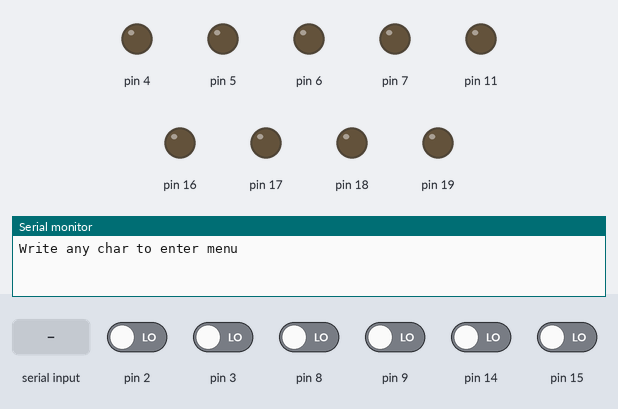
Bench run of a sketch on a simulated Arduino Uno, built with avr-gcc and run on an emulated ATmega328P. Shown: output pins drawn as LEDs (lit = HIGH), the last lines printed to the serial monitor. Inputs (shaded band) come from the test bench; at power-on: pin 2, pin 3, pin 8, pin 9, pin 14, pin 15 LOW.

Above: at 1.2 s.
1.3 s: pin 2 driven HIGH
At 2.3 s:
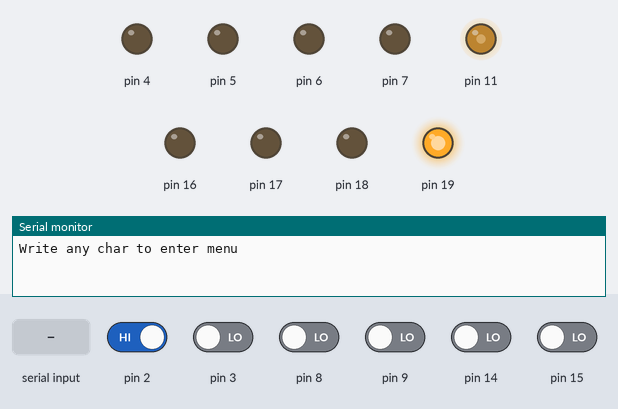
3.4 s: pin 14 driven HIGH
At 5.2 s:
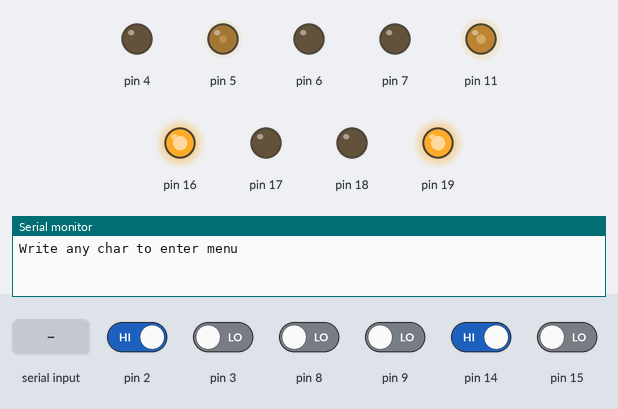
5.5 s: "1\n" received over Serial
At 5.8 s:
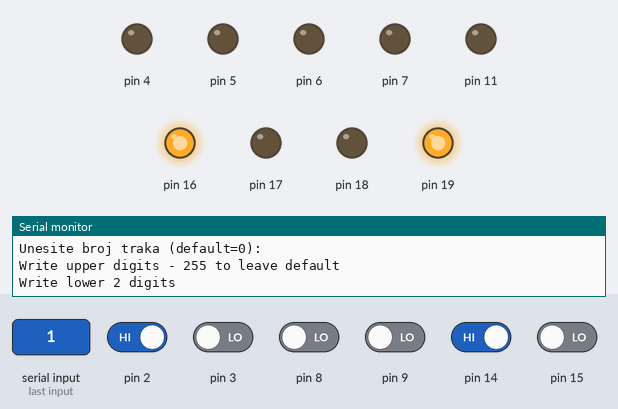
7.0 s: "0\n" received over Serial
At 8.2 s:
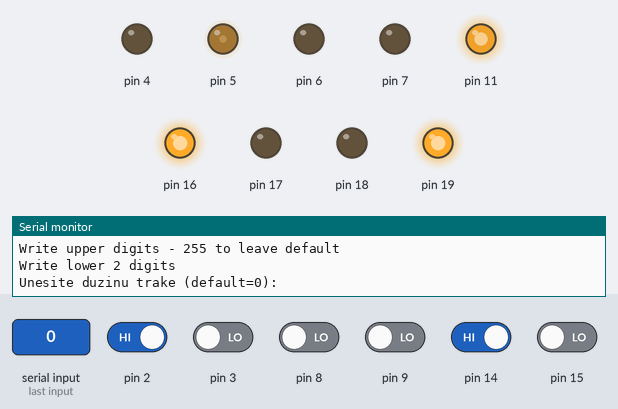
8.5 s: pin 15 driven HIGH
10.0 s: pin 15 driven LOW
Timing chart, 0 to 12.5 s (numbered marks = the images above; inputs shaded):
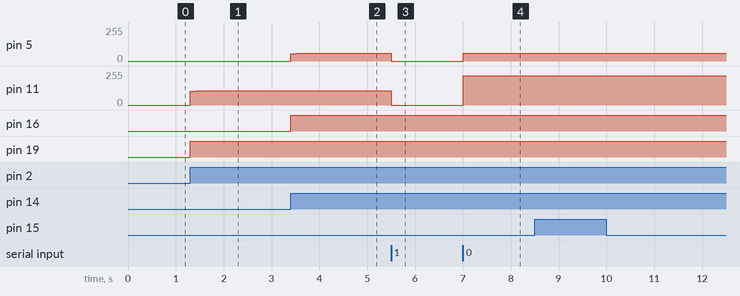

Measured:
- after the input at 1.3 s, pin 11: 0/255 → 105/255 at once, → 106/255 0.13 s later, → 107/255 0.54 s later; pin 19: LOW → HIGH at once
- after the input at 3.4 s, pin 5: 0/255 → 56/255 at once, → 57/255 0.13 s later, → 58/255 0.27 s later, → 59/255 0.27 s later; pin 16: LOW → HIGH at once
- after the input at 5.5 s, pin 5: 59/255 → 0/255 at once; pin 11: 107/255 → 0/255 at once
- after the input at 7.0 s, pin 5: 0/255 → 59/255 at once; pin 11: 0/255 → 220/255 at once

The sketch:

SecenjeTrake.ino
```cpp
#define X_positive PORTC |= 32; PORTC &= ~8;
#define X_negative PORTC |= 8; PORTC &= ~32;
#define X_stop PORTC &= ~40;
#define Y_positive PORTC |= 16; PORTC &= ~4;
#define Y_negative PORTC |= 4; PORTC &= ~16;
#define Y_stop PORTC &= ~20;

const char space[50] = "\n\n\n\n\n\n\n\n\n\n\n\n\n\n\n\n\n\n\n\n\n\n\n\n\n";

volatile byte *pwmx;
volatile byte *pwmy;

char lut[4][4] = {{0, 1, -1, 0}, { -1, 0, 0, 1}, {1, 0, 0, -1}, {0, -1, 1, 0}};

volatile int X_position = 0;
volatile long Y_position = 0;
volatile int X_destination = 0;
volatile long Y_destination = 0;
volatile int X_error = 0;
volatile long Y_error = 0;
volatile int memX = 0;
volatile long memY = 0;
volatile int X_last_error = 0;
volatile long Y_last_error = 0;

volatile byte X_signal = 0;
volatile byte Y_signal = 0;
volatile byte X_last_signal = 0;
volatile byte Y_last_signal = 0;

float X_out = 0;
float X_Kp = 0.75;
float X_Ki = 0.005;
float X_Kd = 3.25;
float X_Integrator_state = 0;

float Y_out = 0;
float Y_Kp = 0.5;
float Y_Ki = 0.01;
float Y_Kd = 20;
float Y_Integrator_state = 0;

bool AutoMove = false;
bool working = false;

volatile byte k = 0;
volatile byte j = 0;
volatile byte state = 0;

String strbuff = ".";

int brojTraka = 0;
int trenutniBrojTraka = 0;
long duzinaTrake = 0l;
byte brzinaNoza = 0;
byte brzinaTrake = 0;

void setup() {
  Serial.begin(57600);
  DDRB = B00001000;
  DDRC = B00111100;
  DDRD = B11110010;

  PCICR = B00000111;
  PCMSK2 = B00001100;
  PCMSK1 = B00000011;
  PCMSK0 = B00000011;

  TCCR0A = B10100001;
  TCCR0B = B00000011;
  OCR0A = 0;
  pwmy = &OCR0B;
  TIMSK2 = B00000000;

  TCCR2A = B10100001;
  TCCR2B = B00000101;
  pwmx = &OCR2A;
  TIMSK2 = B00000000;

  TCCR1A = B00000000;
  TCCR1B = B00001011;//64psc
  TCCR1C = B00000000;
  OCR1A = 338;//800Hz
  TIMSK1 = B00000010;

  interrupts();

  brzinaTrake = 200;
  brzinaNoza = 220;
  Serial.print(F("Write any char to enter menu\n"));
}

void loop() {
  if (Serial.available() > 0) {
    if (!working) {
      Serial.read();
      Serial.print(space);
      *pwmx = 0;
      *pwmy = 0;
      Serial.print(F("Unesite broj traka (default=0):\n"));
      brojTraka = serialInt(brojTraka);
      Serial.print(F("Unesite duzinu trake (default=0):\n"));
      while(Serial.available() < 1){}
      duzinaTrake = 1000l*Serial.read();
      trenutniBrojTraka = 0;
      state = 0;
      working = true;
      AutoMove = true;
    } else {
      Serial.read();
      AutoMove = false;
      *pwmx = 0;
      *pwmy = 0;
      Serial.print("Ako zelite da prekinete unesite 255\n");
      while (Serial.available() <= 0) {}
      if (Serial.read() == 255) {
        working = false;
        brojTraka = 0;
        duzinaTrake = 0;
        brzinaNoza = 0;
        brzinaTrake = 0;
        X_position = X_destination = X_error = 0;
        Y_position = Y_destination = Y_error = 0;
        trenutniBrojTraka = 0;
        state = 0;
      }
      AutoMove = true;
    }
  }
  if (working && j >= 100) {
    if (state == 0) {
      X_destination = 1800;
      state = 1;
    }
    if (state == 1 && memX <= 1810 && memX > 1000 && X_position < 1810 && X_position >= 1800) {
      X_destination = 0;
      state = 2;
    }
    if (state == 2 && memX <= 0 && memX > -10 && X_position <= 0 && X_position > -10) {
      X_destination = X_position;
      X_error = 0;
      Y_destination = duzinaTrake;
      state = 3;
      trenutniBrojTraka++;
      Serial.print(trenutniBrojTraka);
      Serial.print("/");
      Serial.print(brojTraka);
      Serial.print("\n");
      if(trenutniBrojTraka >= brojTraka){
        Serial.print("Gotovo\n");
        working = false;
        brojTraka = 0;
        duzinaTrake = 0;
        brzinaNoza = 0;
        brzinaTrake = 0;
        X_position = X_destination = X_error = 0;
        Y_position = Y_destination = Y_error = 0;
        trenutniBrojTraka = 0;
        state = 0;
      }
    }
    if (state == 3 && memY < duzinaTrake + 5 && memY > duzinaTrake - 5 && Y_position < duzinaTrake + 5 && Y_position > duzinaTrake - 5) {
      Y_position = Y_destination = 0;
      Y_error = 0;
      state = 0;
    }

    memX = X_position;
    memY = Y_position;
  }
  if (k >= 2) {
    k = 0;
    j++;

    X_last_error = X_error;
    Y_last_error = Y_error;

    X_error = X_destination - X_position;
    Y_error = Y_destination - Y_position;

    if (X_error == 0 || sgn(X_error) != sgn(X_last_error)) X_Integrator_state = 0;
    if (Y_error == 0 || sgn(Y_error) != sgn(Y_last_error)) Y_Integrator_state = 0;

    X_out = (X_Kp * X_error + X_Ki * X_Integrator_state - X_Kd * (X_last_error - X_error));
    Y_out = (Y_Kp * Y_error + Y_Ki * Y_Integrator_state - Y_Kd * (Y_last_error - Y_error));

    if (X_Integrator_state < 250 && X_Integrator_state > -250) X_Integrator_state += X_error;
    if (Y_Integrator_state < 250 && Y_Integrator_state > -250) Y_Integrator_state += Y_error;

    if (X_out > 0) {
      if (X_out > brzinaNoza - 105) *pwmx = brzinaNoza;
      else *pwmx = X_out + 105;
      X_positive
    }
    else if (X_out < 0) {
      if (X_out < -brzinaNoza + 105) *pwmx = brzinaNoza;
      else *pwmx = -X_out + 105;
      X_negative
    }
    else {
      *pwmx = 0;
      X_stop
    }

    if (Y_out > 0) {
      if (Y_out > brzinaTrake - 56) *pwmy = brzinaTrake;
      else *pwmy = Y_out + 56;
      Y_positive
    }
    else if (Y_out < 0) {
      if (Y_out < -brzinaTrake + 56) *pwmy = brzinaTrake;
      else *pwmy = -Y_out + 56;
      Y_negative
    }
    else {
      *pwmy = 0;
      Y_stop
    }
  }
}


int serialInt(int last) {
  int integer = last;
  Serial.print("Write upper digits - 255 to leave default\n");
  while (Serial.available() <= 0);
  byte buf = Serial.read();
  if (buf != 255) {
    integer = buf * 100;
    Serial.print(space);
    Serial.print(space);
    Serial.print("Write lower 2 digits\n");
    while (Serial.available() <= 0);
    integer += Serial.read();
  }
  Serial.print(space);
  Serial.print(space);
  return integer;
}

static inline byte sgn(int val) {
  if (val < 0) return -1;
  if (val == 0) return 0;
  return 1;
}

ISR(TIMER1_COMPA_vect) {
  k++;
}

ISR(PCINT1_vect) {
  Y_signal = PINC & B00000011;
  Y_position += lut[Y_last_signal][Y_signal];
  Y_last_signal = Y_signal;
}

ISR(PCINT2_vect) {
  X_signal = (PIND >> 2) & B00000011;
  X_position += lut[X_signal][X_last_signal];
  X_last_signal = X_signal;
}
```
